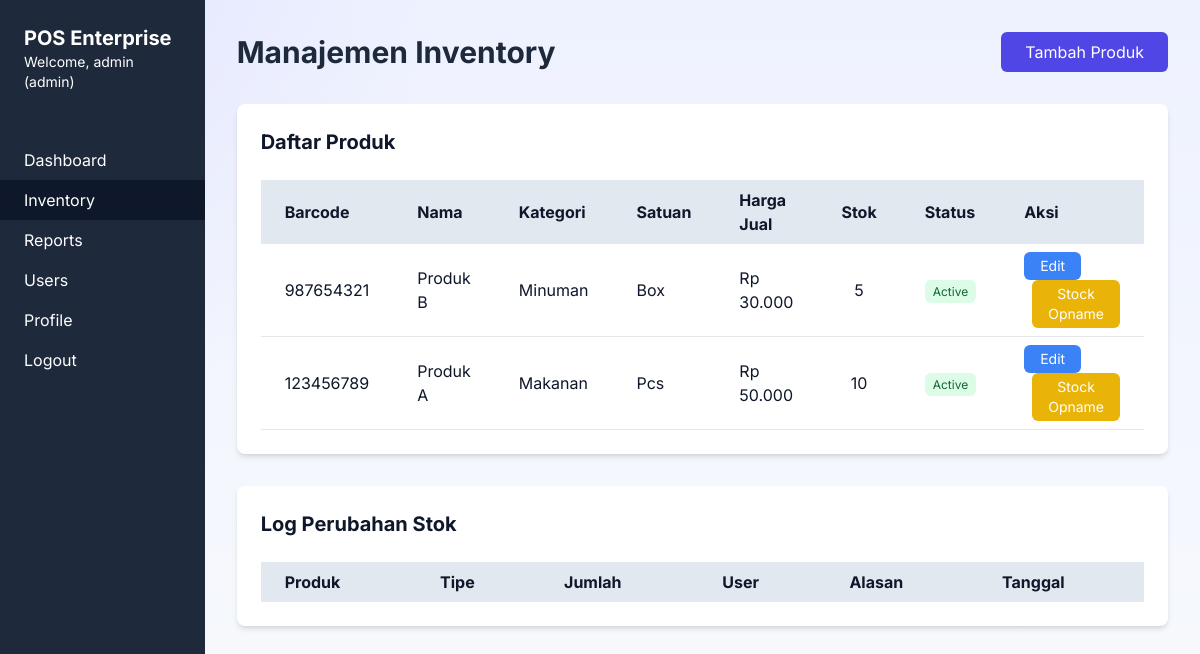
The app's page /inventory.php (signed in) with its own data.
### tables this page shows
CREATE TABLE products (
    id INT AUTO_INCREMENT PRIMARY KEY,
    barcode VARCHAR(100) UNIQUE NOT NULL,
    name VARCHAR(255) NOT NULL,
    category_id INT,
    unit ENUM('Pcs', 'Box') DEFAULT 'Pcs',
    cost_price DECIMAL(10,2) NOT NULL,
    sell_price DECIMAL(10,2) NOT NULL,
    stock INT NOT NULL DEFAULT 0,
    min_stock INT NOT NULL DEFAULT 0,
    status ENUM('active', 'inactive') DEFAULT 'active',
    image VARCHAR(255),
    created_at TIMESTAMP DEFAULT CURRENT_TIMESTAMP,
    updated_at TIMESTAMP DEFAULT CURRENT_TIMESTAMP ON UPDATE CURRENT_TIMESTAMP,
    FOREIGN KEY (category_id) REFERENCES categories(id) ON DELETE SET NULL
);

CREATE TABLE categories (
    id INT AUTO_INCREMENT PRIMARY KEY,
    name VARCHAR(100) UNIQUE NOT NULL
);

### auth.php (called while the page is built, shortened)
<?php
class Auth {
    public function getRole() {
        return $_SESSION['role'] ?? null;
    }
}
    ?>

### inventory_manager.php (called while the page is built, shortened)
<?php
require_once 'functions.php';
class InventoryManager {
    private $conn;
    public function __construct($db) {
        $this->conn = $db;
    }
    public function getAllProducts() {
        $stmt = $this->conn->prepare("SELECT p.*, c.name as category_name FROM products p LEFT JOIN categories c ON p.category_id = c.id ORDER BY p.name");
        $stmt->execute();
        return $stmt->get_result()->fetch_all(MYSQLI_ASSOC);
    }
}
?>

### functions.php (called while the page is built, shortened)
<?php
class Functions {
    public static function formatCurrency($amount) {
        return 'Rp ' . number_format($amount, 0, ',', '.');
    }
}
?>

### inventory.php (the view, shortened to what this page needs)
<?php
require_once 'auth.php';
require_once 'inventory_manager.php';
$database = new Database();
$db = $database->getConnection();
$auth = new Auth($db);
$auth->requireLogin();
$role = $auth->getRole();
$isAdmin = $role === 'admin';
$inventory = new InventoryManager($db);
$products = $inventory->getAllProducts();
usort($products, function ($a, $b) {
    $aOut = $a['stock'] <= 0 ? 0 : 1;
    $bOut = $b['stock'] <= 0 ? 0 : 1;
    if ($aOut !== $bOut) {
        return $aOut - $bOut;
    }
    if ($a['stock'] !== $b['stock']) {
        return $a['stock'] - $b['stock'];
    }
    return strcmp($a['name'], $b['name']);
});
?>
<!DOCTYPE html>
<html lang="id">
<head>
    <script src="https://cdn.tailwindcss.com"></script>
    <link href="https://cdn.jsdelivr.net/npm/bootstrap@5.3.0/dist/css/bootstrap.min.css" rel="stylesheet">
    <link rel="stylesheet" href="style.css">
</head>
<body class="bg-slate-100">
    <div class="flex h-screen">
        <div class="w-64 bg-slate-800 text-white">
            <div class="p-6">
                <h2 class="text-xl font-bold">POS Enterprise</h2>
                <p class="text-sm">Welcome, <?php echo $_SESSION['username']; ?> (<?php echo $role; ?>)</p>
            </div>
            <nav class="mt-6">
                <a href="dashboard.php" class="block py-2 px-6 hover:bg-slate-700">Dashboard</a>
                <a href="inventory.php" class="block py-2 px-6 bg-slate-900">Inventory</a>
                <?php if ($role == 'admin'): ?>
                <a href="reports.php" class="block py-2 px-6 hover:bg-slate-700">Reports</a>
                <a href="users.php" class="block py-2 px-6 hover:bg-slate-700">Users</a>
                <a href="profile.php" class="block py-2 px-6 hover:bg-slate-700">Profile</a>
                <?php endif; ?>
                <a href="auth.php?logout=1" class="block py-2 px-6 hover:bg-slate-700">Logout</a>
            </nav>
        </div>
        <div class="flex-1 p-8">
            <div class="flex justify-between items-center mb-8">
                <h1 class="text-3xl font-bold text-slate-800"><?php echo $isAdmin ? 'Manajemen Inventory' : 'Daftar Stok Barang'; ?></h1>
                <?php if ($isAdmin): ?>
                <button onclick="showAddProductModal()" class="px-4 py-2 bg-indigo-600 text-white rounded hover:bg-indigo-700">Tambah Produk</button>
                <?php endif; ?>
            </div>
            <div class="bg-white rounded-lg shadow-md">
                <div class="p-6">
                    <h2 class="text-xl font-bold mb-4">Daftar Produk</h2>
                    <table class="w-full table-auto">
                        <thead>
                            <tr class="bg-slate-200">
                                <th class="px-4 py-2 text-left">Barcode</th>
                                <th class="px-4 py-2 text-left">Nama</th>
                                <th class="px-4 py-2 text-left">Kategori</th>
                                <th class="px-4 py-2 text-left">Satuan</th>
                                <th class="px-4 py-2 text-left">Harga Jual</th>
                                <th class="px-4 py-2 text-left">Stok</th>
                                <th class="px-4 py-2 text-left">Status</th>
                                <?php if ($isAdmin): ?><th class="px-4 py-2 text-left">Aksi</th><?php endif; ?>
                            </tr>
                        </thead>
                        <tbody>
                            <?php foreach ($products as $product): ?>
                            <tr class="border-b <?php echo $product['stock'] <= 0 ? 'bg-red-50' : ''; ?>">
                                <td class="px-4 py-2"><?php echo $product['barcode']; ?></td>
                                <td class="px-4 py-2"><?php echo $product['name']; ?></td>
                                <td class="px-4 py-2"><?php echo $product['category_name']; ?></td>
                                <td class="px-4 py-2"><?php echo $product['unit']; ?></td>
                                <td class="px-4 py-2"><?php echo Functions::formatCurrency($product['sell_price']); ?></td>
                                <td class="px-4 py-2 text-center <?php echo $product['stock'] <= 0 ? 'text-red-600 font-bold' : ($product['stock'] < 5 ? 'text-yellow-600 font-semibold' : ''); ?>">
                                    <?php echo $product['stock']; ?><?php if ($product['stock'] <= 0): ?> <span class="text-sm text-red-700">(Habis)</span><?php endif; ?>
                                </td>
                                <td class="px-4 py-2">
                                    <span class="px-2 py-1 rounded text-xs <?php echo $product['status'] == 'active' ? 'bg-green-100 text-green-800' : 'bg-red-100 text-red-800'; ?>">
                                        <?php echo ucfirst($product['status']); ?>
                                    </span>
                                </td>
                                <?php if ($isAdmin): ?>
                                <td class="px-4 py-2 space-x-2">
                                    <button onclick="editProduct(<?php echo $product['id']; ?>)" class="px-3 py-1 bg-blue-500 text-white rounded text-sm">Edit</button>
                                    <button onclick="stockOpname(<?php echo $product['id']; ?>, '<?php echo $product['name']; ?>', <?php echo $product['stock']; ?>)" class="px-3 py-1 bg-yellow-500 text-white rounded text-sm">Stock Opname</button>
                                </td>
                                <?php endif; ?>
                            </tr>
                            <?php endforeach; ?>
                        </tbody>
                    </table>
                </div>
            </div>
            <?php if ($isAdmin): ?>
            <div class="bg-white rounded-lg shadow-md mt-8">
                <div class="p-6">
                    <h2 class="text-xl font-bold mb-4">Log Perubahan Stok</h2>
                    <table class="w-full table-auto">
                        <thead>
                            <tr class="bg-slate-200">
                                <th class="px-4 py-2 text-left">Produk</th>
                                <th class="px-4 py-2 text-left">Tipe</th>
                                <th class="px-4 py-2 text-left">Jumlah</th>
                                <th class="px-4 py-2 text-left">User</th>
                                <th class="px-4 py-2 text-left">Alasan</th>
                                <th class="px-4 py-2 text-left">Tanggal</th>
                            </tr>
                        </thead>
                    </table>
                </div>
            </div>
            <?php endif; ?>
        </div>
    </div>
</body>
</html>

### style.css (style rules this page uses)
:root { color-scheme: light; font-family: 'Inter', sans-serif; --bg: #eef2ff; --surface: #ffffff; --surface-alt: #f8fafc; --text: #0f172a; --muted: #475569; --primary: #4f46e5; --primary-dark: #4338ca; --success: #16a34a; --warning: #f59e0b; --danger: #dc2626; }
body { margin: 0; background: radial-gradient(circle at top left, rgba(79,70,229,0.08), transparent 30%), linear-gradient(180deg, #eef2ff 0%, #f8fafc 100%); color: var(--text); }
button, input, select, textarea { font-family: inherit; }

### inventory.php (style rules this page uses)
body { font-family: 'Inter', sans-serif; }

### records on screen
products: barcode "987654321", name "Produk B", category.name "Minuman", unit "Box", sell_price "Rp 30.000", stock "5", status "Active"
products: barcode "123456789", name "Produk A", category.name "Makanan", unit "Pcs", sell_price "Rp 50.000", stock "10", status "Active"

### other values on screen
$_SESSION['username'] "admin"
$role "admin"
